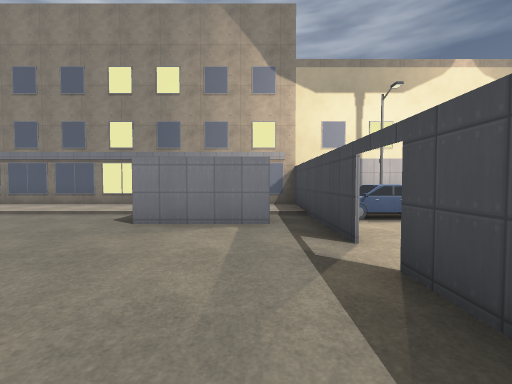
View 1 (above)

24 first-person views from a walk through a level from a Godot 3-D game. The camera is 1.5 m above the floor, tilts 2° down and sees 90° across. The floor is counted in squares, 2 m on a side. Each view is taken from the middle of a square. On the plan, view 1 faces up. The plan holds only what a view shows up to about 9 squares ahead; the rest is blank. The place goes on beyond the plan. Surface patterns are stand-ins for the level's own textures.

View 2
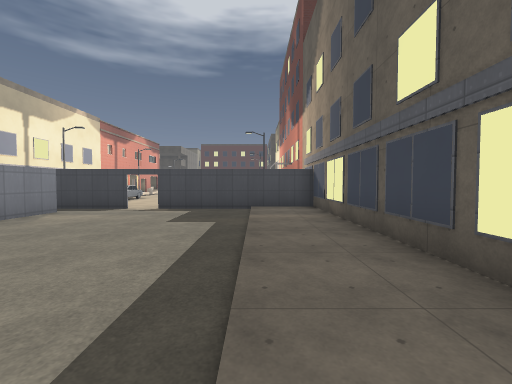

View 3
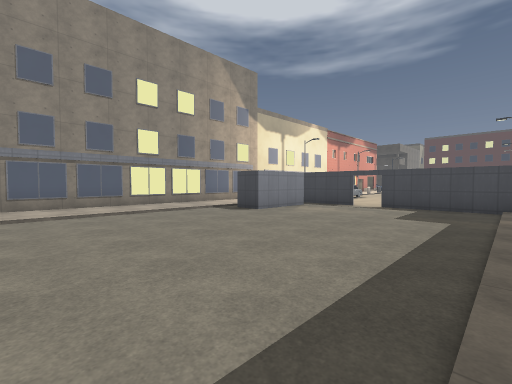

View 4
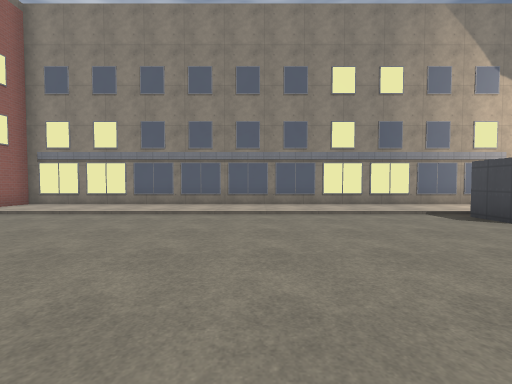

View 5
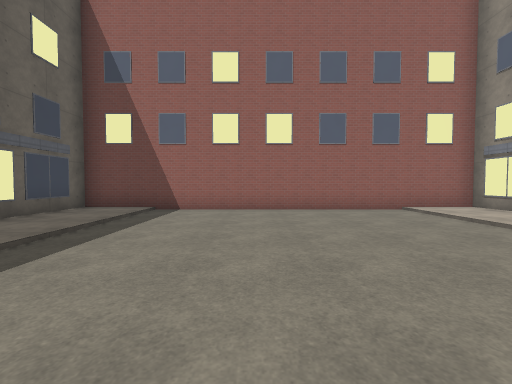

View 6
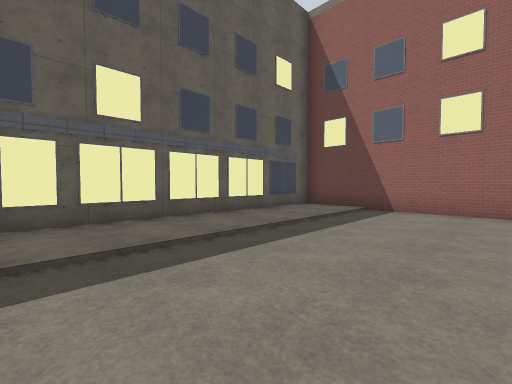

View 7
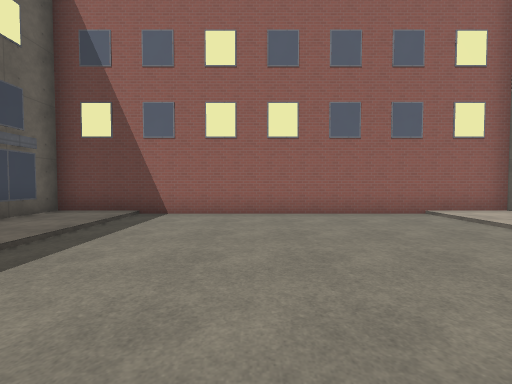

View 8
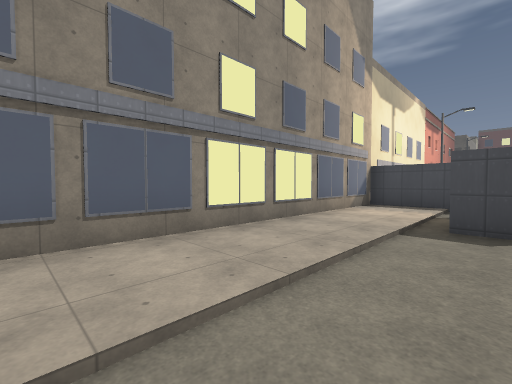

View 9
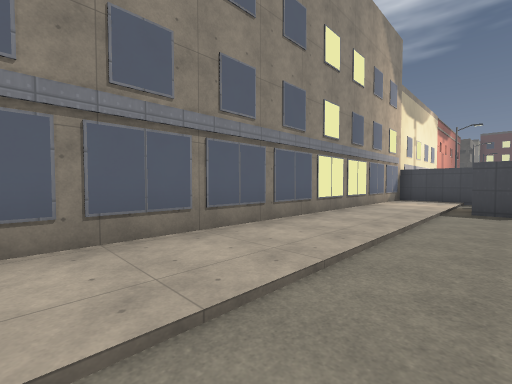

View 10
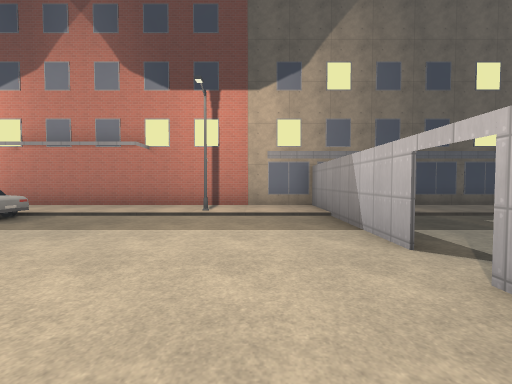

View 11
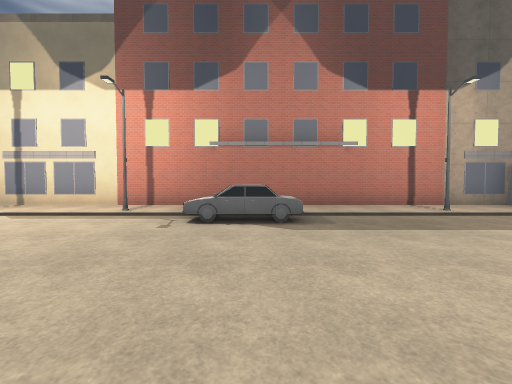

View 12
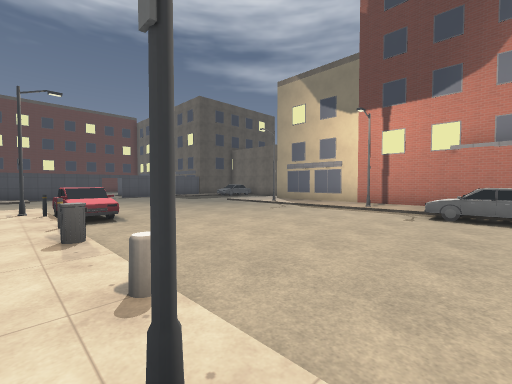

View 13
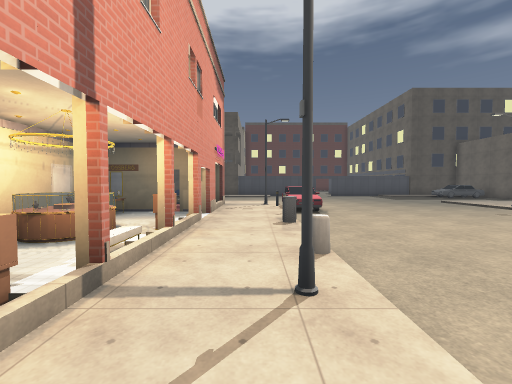

View 14
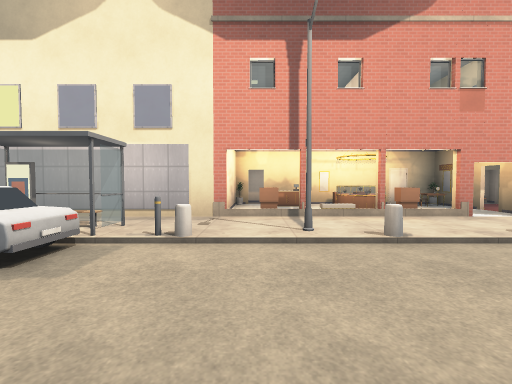

View 15
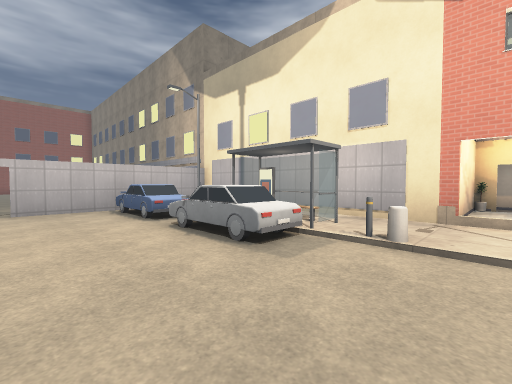

View 16
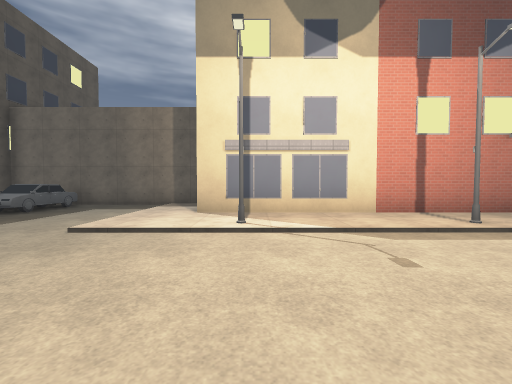

View 17
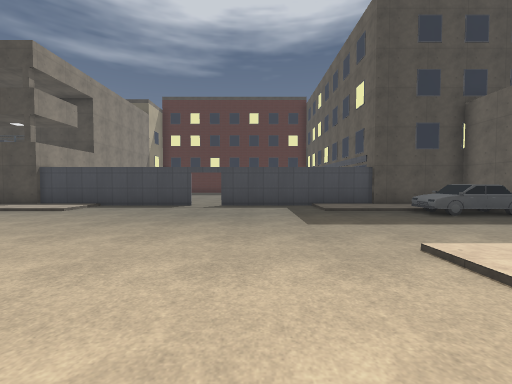

View 18
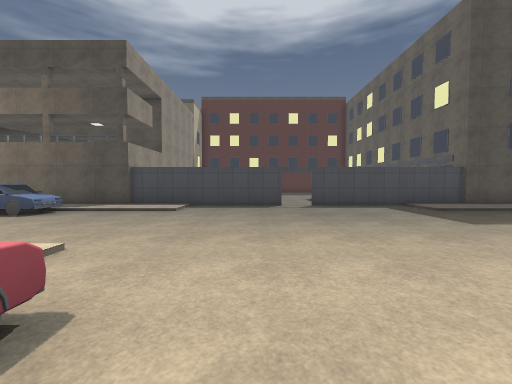

View 19
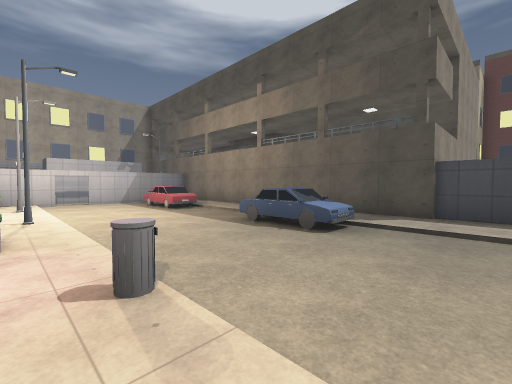

View 20
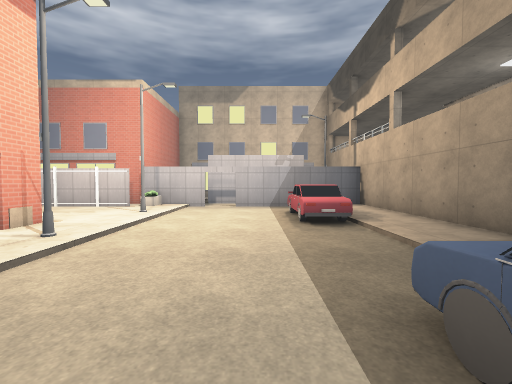

View 21
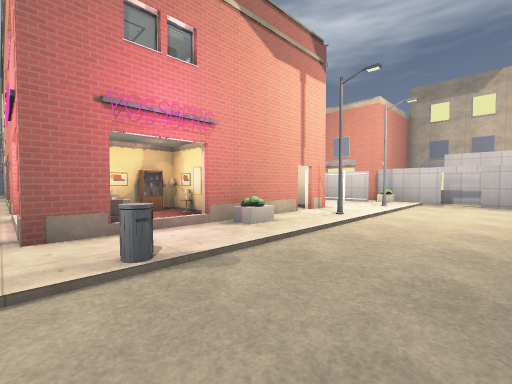

View 22
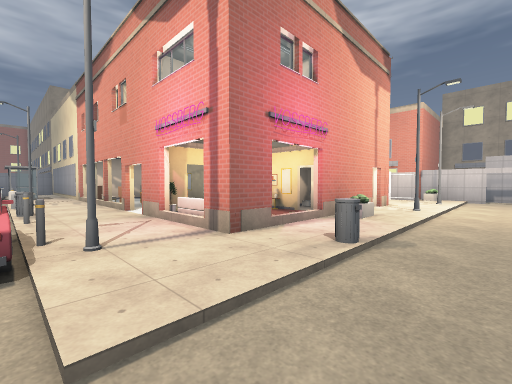

View 23
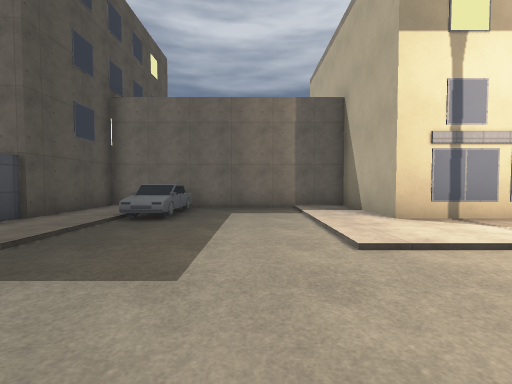

View 24
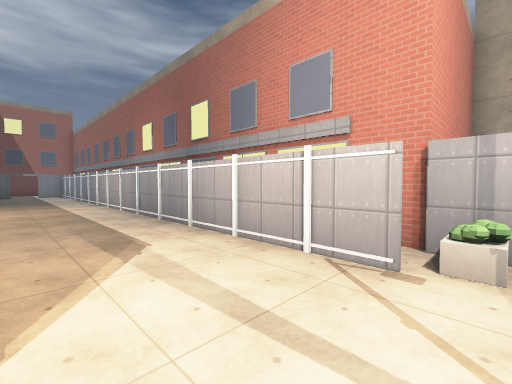

### Floor plan
Key: @ floor where view 1 was taken; # wall or solid block; . main floor; : floor 0.25 m higher than the main floor; / step, stairs or slope; = window, fence, low wall or low ledge; S streetlight; C car; B bollard; M mirror; H chandelier; A box; P plant; U counter; L planter; I picture; R armchair; F sofa; O other object.
Columns run from 15 left of view 1 to 25 right of it. Each row starts with its distance up from view 1.
 20                                    #
 19                                    .  O
 18                                 #L#.#####
 17                        ##########:/..C :#
 16                       :::::::::::S/..C/:#
 15                       ::::::::::::/..C/:#
 14                                 #:/.../:#
 13                               ###S/.../:#
 12                               ###:/.../ #
 11                        #POO##OOM#L/..C/ #
 10                        #:UMH:OIO///..C/:#
  9 ########################A::A::OFR:O..C/##
  8 #:::::::::::::::#    :::A//A::::::/.../#
  7 #:::::::::::::::# S ###::S/:::::S:/.../=
  6 #///////////////#CCCCCCB//B/OBCBC//.../#
  5 #............####C..C..........C.......#
  4 #...............#......................#
  3 #.......................................
  2 #...............#......................#
  1 #...............#......................#
  0 #..............@#......CCC.............#
 -1 #///////////////#//S///////S///S///.../#
 -2 #:::::::::::::::#:::::::::::::::::/.../==
 -3 #################################:/..C/:#
 -4                                 #:/..C/:#
 -5                                 #:/..C/:#
 -6                                 #########

Where each view was taken, in squares from view 1:
view 1: 0 up, 0 right, facing up
view 2: 1 down, 7 left, facing right
view 3: 1 down, 8 left, facing up-right
view 4: 0 up, 7 left, facing up
view 5: 2 up, 7 left, facing left
view 6: 2 up, 7 left, facing down-left
view 7: 2 up, 8 left, facing left
view 8: 5 up, 7 left, facing up-right
view 9: 5 up, 10 left, facing up-right
view 10: 5 up, 3 right, facing down
view 11: 5 up, 9 right, facing down
view 12: 7 up, 9 right, facing down-right
view 13: 7 up, 8 right, facing right
view 14: 3 up, 9 right, facing up
view 15: 3 up, 9 right, facing up-left
view 16: 3 up, 16 right, facing down
view 17: 1 up, 16 right, facing right
view 18: 4 up, 16 right, facing right
view 19: 7 up, 18 right, facing up-right
view 20: 10 up, 21 right, facing up
view 21: 8 up, 21 right, facing up-left
view 22: 6 up, 20 right, facing up-left
view 23: 2 up, 20 right, facing down
view 24: 15 up, 18 right, facing up-left
